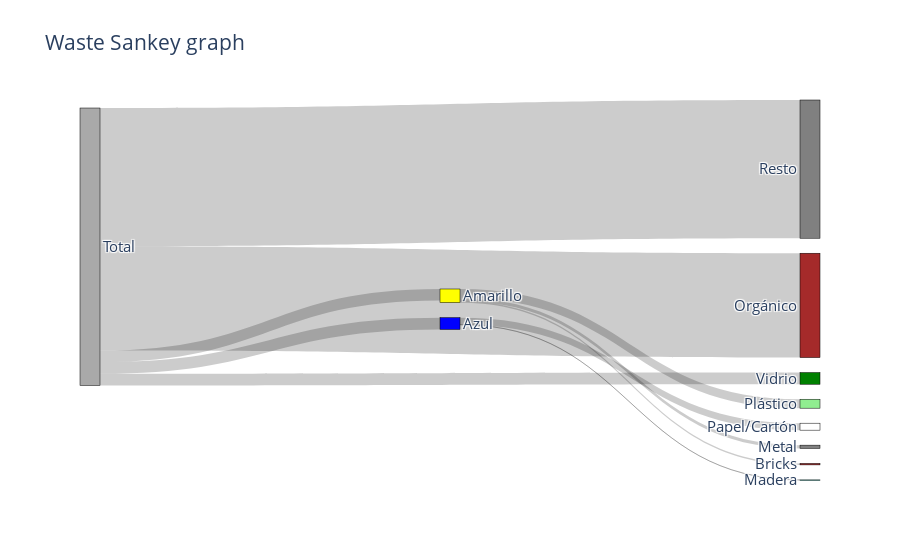

Notebook cell for this chart:
### Code cell
# Datos
total_basura = int(total_waste_spain[total_waste_spain['Year']==2021]['Thousand_tonnes']*1000)
amarillo = int((sankey_waste['Cont AMARILLO'].sum())/1000)
azul = int((sankey_waste['Cont AZUL'].sum())/1000)
vidrio = 884097
otros = int(total_basura - ((amarillo + azul + vidrio)))
resto = otros*0.53
organico = otros*0.4
plastico = int((data3[data3['AÑO']==2021]['Plásticos (Tn)'].sum()))
metal = int((data3[data3['AÑO']==2021]['Metales (Tn)'].sum()))
bricks = int((data3[data3['AÑO']==2021]['Cartón bebidas (Tn)'].sum()))
papel_carton = int((data3[data3['AÑO']==2021]['Papel/Cartón (Tn)'].sum()))
madera = int((data3[data3['AÑO']==2021]['Madera (Tn)'].sum()))

fig = go.Figure(data=[go.Sankey(
    node = dict(
      pad = 15,
      thickness = 20,
      line = dict(color = "black", width = 0.5),
      label = ["Total", "Amarillo", "Azul", "Vidrio", "Resto", "Orgánico", "Plástico", "Metal", "Bricks",  "Papel/Cartón", "Madera"], 
      color = ["darkgrey", "yellow", "blue","green", "grey","brown", "lightgreen", "grey", "brown", "white", "turquoise"]
    ),
    link = dict(
      source = [0, 0, 0, 0, 0, 1, 1, 1, 2, 2],
      target = [1, 2, 3, 4, 5, 6, 7, 8, 9, 10],
      value = [amarillo, azul, vidrio, resto, organico, plastico, metal, bricks, papel_carton, madera]
  ))])

# Personalización del gráfico
fig.update_layout(title_text="Waste Sankey graph",
                  font=dict(size=15))

# Muestra el gráfico
fig.show()

### Figure 1 — Plotly figure (JSON) as saved in the notebook; plotly's stock layout.template omitted (floating-point values rounded to 4 significant figures)
{"data": [{"link": {"source": [0, 0, 0, 0, 0, 1, 1, 1, 2, 2], "target": [1, 2, 3, 4, 5, 6, 7, 8, 9, 10], "value": [867083, 889661, 884097, 10460000.0, 7893000.0, 677096, 247157, 110609, 527214, 8436]}, "node": {"color": ["darkgrey", "yellow", "blue", "green", "grey", "brown", "lightgreen", "grey", "brown", "white", "turquoise"], "label": ["Total", "Amarillo", "Azul", "Vidrio", "Resto", "Orgánico", "Plástico", "Metal", "Bricks", "Papel/Cartón", "Madera"], "line": {"color": "black", "width": 0.5}, "pad": 15, "thickness": 20}, "type": "sankey"}], "layout": {"font": {"size": 15}, "title": {"text": "Waste Sankey graph"}}}
